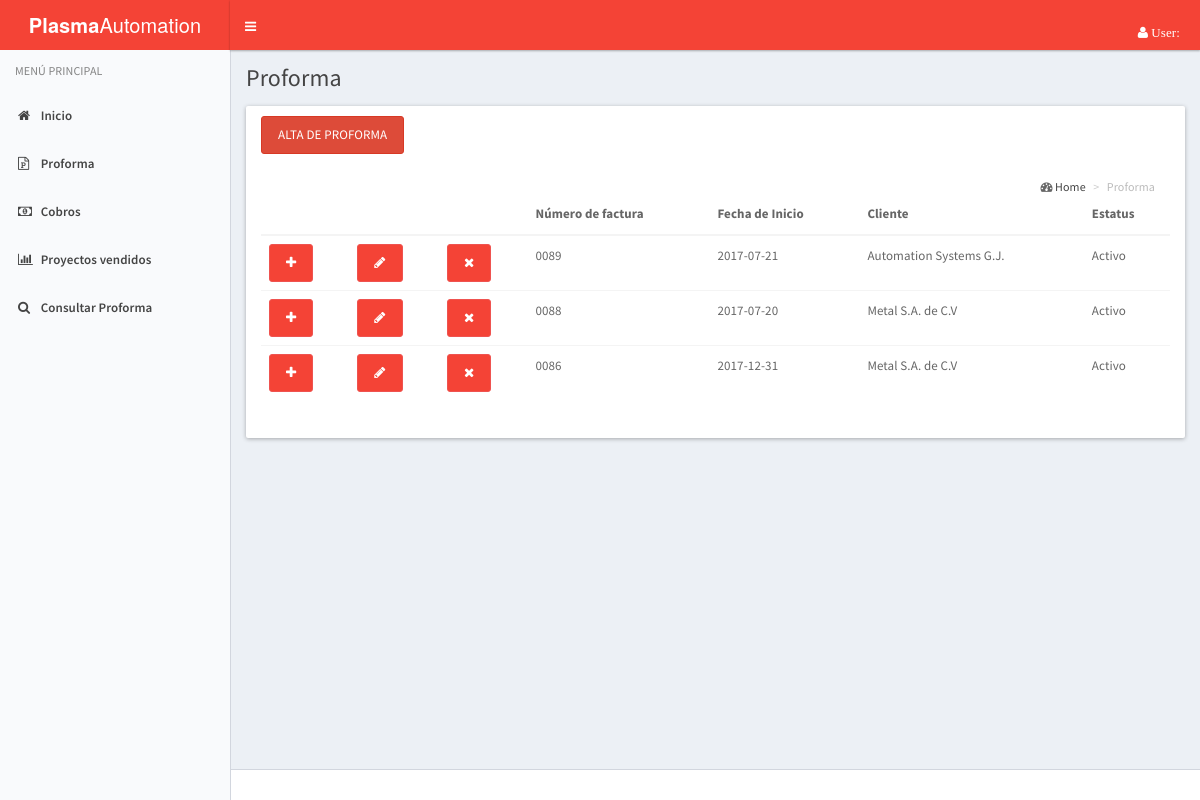
The app's page /cobranza/index_proforma.php, older data.
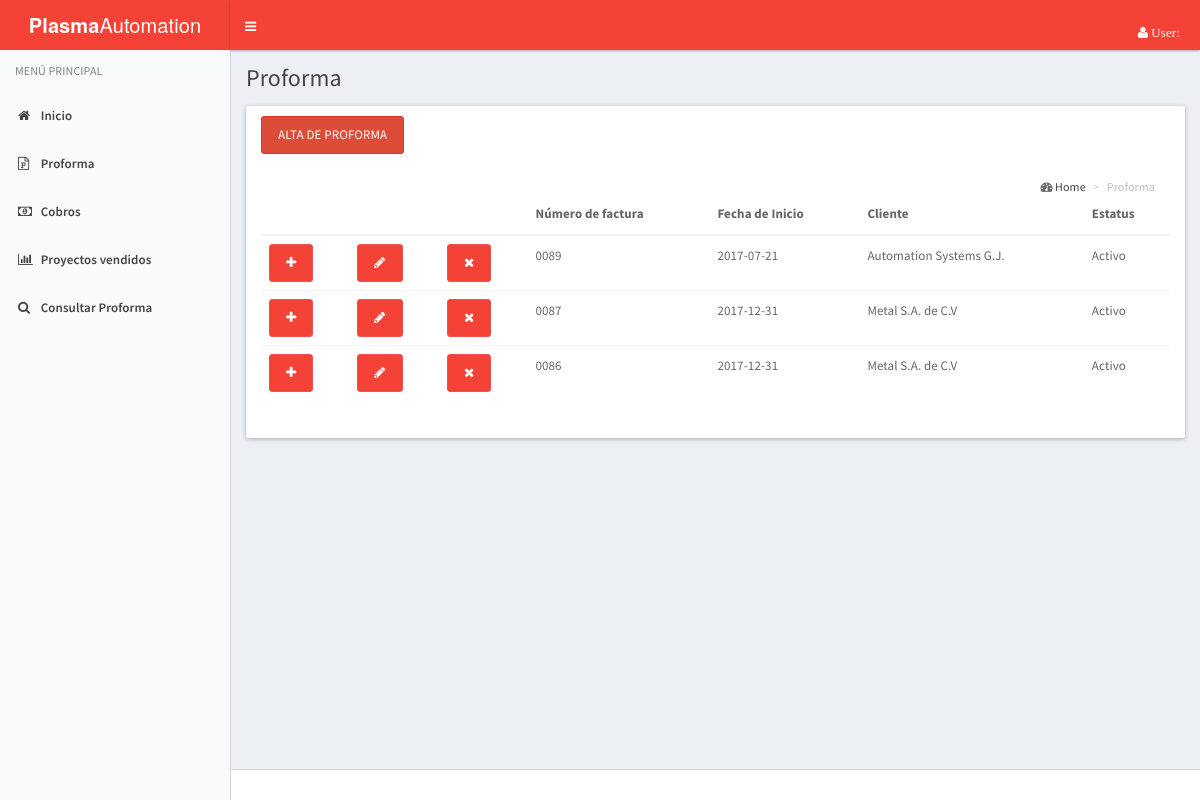
The same page, newer data.
### tables this page shows
CREATE TABLE IF NOT EXISTS `proforma` (
  `id_proforma` int(11) NOT NULL,
  `no_factura` int(4) NOT NULL,
  `fecha_inicio` date NOT NULL,
  `id_cliente` int(4) NOT NULL,
  `id_vendedor` int(4) NOT NULL,
  `fecha_entrega` date NOT NULL,
  `id_proyecto` int(4) NOT NULL,
  `descripcion` varchar(250) NOT NULL,
  `estatus` int(1) NOT NULL
);

CREATE TABLE IF NOT EXISTS `cliente` (
  `No_Cliente` int(10) NOT NULL,
  `nu_cliente` int(11) NOT NULL,
  `nombre` varchar(25) NOT NULL,
  `domicilio` varchar(70) NOT NULL,
  `id_estado` int(2) NOT NULL,
  `id_municipio` varchar(25) NOT NULL,
  `rfc` varchar(15) NOT NULL,
  `correo` varchar(30) NOT NULL,
  `telefono` int(15) NOT NULL,
  `c_p` int(8) NOT NULL
);

### cobranza/index_proforma.php (the view, shortened to what this page needs)
<!DOCTYPE html>
<html lang="es">
  <head>
    <link rel="stylesheet" href="../assets/bootstrap/css/bootstrap.css">
    <link rel="stylesheet" href="../assets/css/font-awesome.min.css">
    <link rel="stylesheet" href="../assets/css/ionicons.min.css">
    <link rel="stylesheet" href="../assets/dist/css/AdminLTE.css">
    <link rel="stylesheet" href="../assets/dist/css/skins/_all-skins.css">
    <link rel="stylesheet" href="assets/plugins/select2/select2.min.css">
    <link href="assets/plugins/pnotify/css/pnotify.custom.min.css" rel="stylesheet">
  </head>
  <body class="hold-transition skin-blue-light sidebar-mini">
    <div class="wrapper">
      <?php
        include('header.php');
      ?>
      <?php
        include('menu.php');
      ?>
      <div class="content-wrapper" id="content">
        <section class="content-header">
          <h1>
            Proforma
          </h1>
        </section>
        <section class="content">
      <div class="col-lg-12">
         <div class="row">
          <div class="panel">
            <div class="panel-heading">
            <button class="btn btn-danger" data-toggle="modal" data-target="#miventana">Alta de Proforma</button>
              <section class="content-header">
                <ol class="breadcrumb">
                   <i class="fa fa-dashboard"></i>
                    <li><a href="">Home</a></li>
                    <li class="active">Proforma
                   </li>
                </ol>
              </section>
            </div>
            <div class="panel-body">
              <table class="table">
                <thead>
                  <tr>
                    <th></th>
                    <th></th>
                    <th></th>
                    <th>Número de factura</th>
                    <th>Fecha de Inicio</th>
                    <th>Cliente</th>
                    <th>Estatus</th>
                  </tr>
                </thead>
                <tbody>
                <?php
                  $host = 'localhost';
                  $user = 'root';
                  $password = '';
                  $conexion = @mysql_connect($host, $user, $password);
                  $sql = "SELECT p.id_proforma, p.no_factura as no_factura, p.fecha_inicio as fecha_inicio, c.No_Cliente, p.estatus as estatus, c.nombre as nombre from proforma p inner join cliente c on c.No_Cliente = p.id_cliente WHERE estatus = 1 ORDER BY no_factura DESC";
                  $resultado = mysql_query($sql, $conexion);
                  while ($proforma = mysql_fetch_assoc($resultado)) {
                    echo "<tr>";
                     echo "<td><a href='consultas.php?ver_proforma_id=".$proforma['id_proforma']."' class='btn btn-rounded btn-primary ver-proyecto' title='Ver proyecto' ><i class='fa fa-plus'></i></a></td>";
                    echo "<td><a href='proforma.php?editar_proforma_id=".$proforma['id_proforma']."' class='btn btn-rounded btn-primary editar-proforma'><i  title='Editar proforma' class='fa fa-pencil'></i></a></td>";
                   echo "<td><a href='proforma.php?eliminar_proforma_id=".$proforma['id_proforma']."' class='btn btn-primary eliminar-proforma'><i title='Desactivar proforma' class='fa fa-remove eliminar-proforma'></i></a></td>";
                    echo "<td>00".$proforma['no_factura']."</td>";
                    echo "<td>".$proforma['fecha_inicio']."</td>";
                    echo "<td>".$proforma['nombre']."</td>";
                    echo "<td>".($proforma['estatus']==1?'Activo':'Inactivo')."</td>";
                    echo "</tr>";
                  }
                ?>
                </tbody>
              </table>
            </div>
          </div>
        </div>
      </div>
    </section>
  </div>
      <footer class="main-footer">
      </footer>
    </div>
  </body>
</html>

Row changes from the older to the newer data that the page shows:
no longer on this page (row edited): proforma: no_factura "88", fecha_inicio "2017-07-20", id_cliente.nombre "Metal S.A. de C.V", estatus "Activo"
now on this page (row edited): proforma: no_factura "87", fecha_inicio "2017-12-31", id_cliente.nombre "Metal S.A. de C.V", estatus "Activo"
